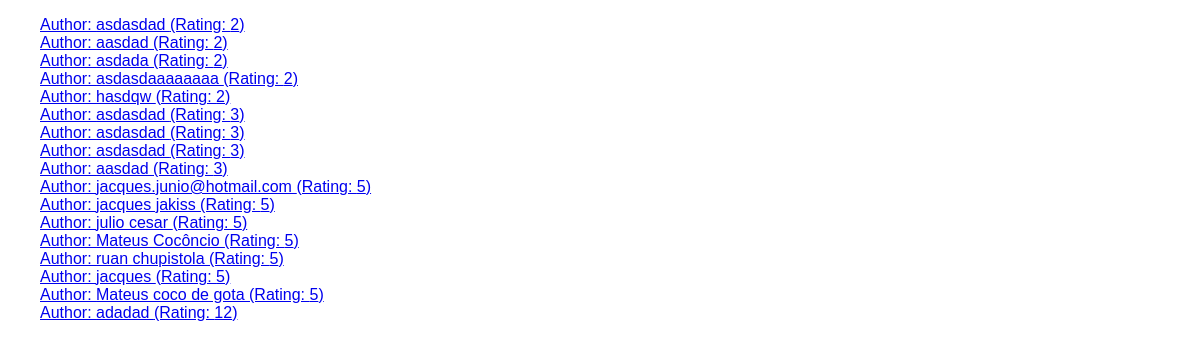
Page /review-list on the committed database.
### reviews/models.py (models this page shows)
class Review(models.Model):
    user_name = models.CharField(max_length=100)
    reiview_text = models.TextField(max_length=300)
    rating = models.IntegerField()

### reviews/views.py (the view)
# urls.py: path('review-list', views.reviewsListView.as_view()),
class reviewsListView(ListView):
    template_name = "reviews/review_list.html"
    model = Review
    context_object_name = "reviews"
    def get_queryset(self) -> QuerySet[Any]:
        base_query = super().get_queryset()
        base_query = base_query.order_by('rating')
        return base_query

### reviews/templates/reviews/review_list.html (shortened to what this page needs)
{% extends 'reviews/base.html' %}
{% load static %}
{% block content %}
<ul>
    {% for review in reviews  %}
    <li><a href="/reviews/{{review.id}}">Author: {{review.user_name}} (Rating: {{review.rating}})</a></li>
    {% endfor %}
</ul>
{% endblock content %}

### reviews/static/reviews/styles.css (style rules this page uses)
body { font-family: sans-serif; margin: 0; }
li { list-style: none }

### rows in the picture
Review: user_name "asdasdad", rating "2"
Review: user_name "aasdad", rating "2"
Review: user_name "asdada", rating "2"
Review: user_name "asdasdaaaaaaaa", rating "2"
Review: user_name "hasdqw", rating "2"
Review: user_name "asdasdad", rating "3"
Review: user_name "asdasdad", rating "3"
Review: user_name "asdasdad", rating "3"
Review: user_name "aasdad", rating "3"
Review: user_name "jacques.junio@hotmail.com", rating "5"
Review: user_name "jacques jakiss", rating "5"
Review: user_name "julio cesar", rating "5"
Review: user_name "Mateus Cocôncio", rating "5"
Review: user_name "ruan chupistola", rating "5"
Review: user_name "jacques", rating "5"
Review: user_name "Mateus coco de gota", rating "5"
Review: user_name "adadad", rating "12"
